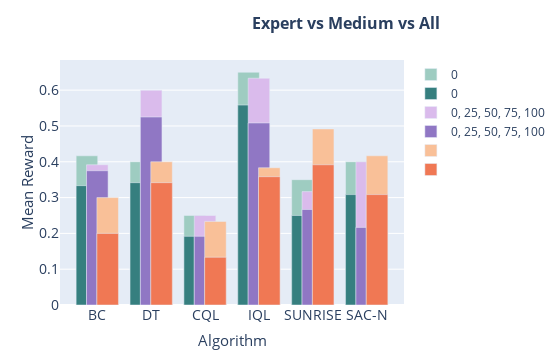

The cell this chart's notebook holds for it:
### Code cell
plot_for_presentation(performances, datasets, groups, "Expert vs Medium vs All")

### Figure 1 — Plotly figure (JSON) as saved in the notebook; plotly's stock layout.template omitted (floating-point values rounded to 4 significant figures)
{"data": [{"marker": {"color": "rgb(158, 204, 193)"}, "name": "0", "type": "bar", "x": [-0.1923, 0.8077, 1.808, 2.808, 3.808, 4.808], "y": [0.4167, 0.4, 0.25, 0.65, 0.35, 0.4]}, {"marker": {"color": "rgb(54, 127, 127)"}, "name": "0", "type": "bar", "x": [-0.1923, 0.8077, 1.808, 2.808, 3.808, 4.808], "y": [0.3333, 0.3417, 0.1917, 0.5583, 0.25, 0.3083]}, {"marker": {"color": "rgb(218, 187, 236)"}, "name": "0, 25, 50, 75, 100", "type": "bar", "x": [0, 1, 2, 3, 4, 5], "y": [0.3917, 0.6, 0.25, 0.6333, 0.3167, 0.4]}, {"marker": {"color": "rgb(144, 119, 196)"}, "name": "0, 25, 50, 75, 100", "type": "bar", "x": [0, 1, 2, 3, 4, 5], "y": [0.375, 0.525, 0.1917, 0.5083, 0.2667, 0.2167]}, {"marker": {"color": "rgb(249, 192, 152)"}, "name": " ", "type": "bar", "x": [0.1923, 1.192, 2.192, 3.192, 4.192, 5.192], "y": [0.3, 0.4, 0.2333, 0.3833, 0.4917, 0.4167]}, {"marker": {"color": "rgb(240, 120, 84)"}, "name": " ", "type": "bar", "x": [0.1923, 1.192, 2.192, 3.192, 4.192, 5.192], "y": [0.2, 0.3417, 0.1333, 0.3583, 0.3917, 0.3083]}], "layout": {"bargap": 0, "bargroupgap": 0.6, "barmode": "overlay", "height": 350, "margin": {"b": 0, "l": 60, "r": 25, "t": 60}, "title": {"font": {"size": 16}, "text": "<b>Expert vs Medium vs All</b>", "x": 0.8, "y": 0.95}, "width": 550, "xaxis": {"tickfont": {"size": 14}, "ticktext": ["BC", "DT", "CQL", "IQL", "SUNRISE", "SAC-N"], "tickvals": [0, 1, 2, 3, 4, 5], "title": {"font": {"size": 15}, "text": "Algorithm"}}, "yaxis": {"tickfont": {"size": 14}, "title": {"font": {"size": 15}, "standoff": 1, "text": "Mean Reward"}}}}
